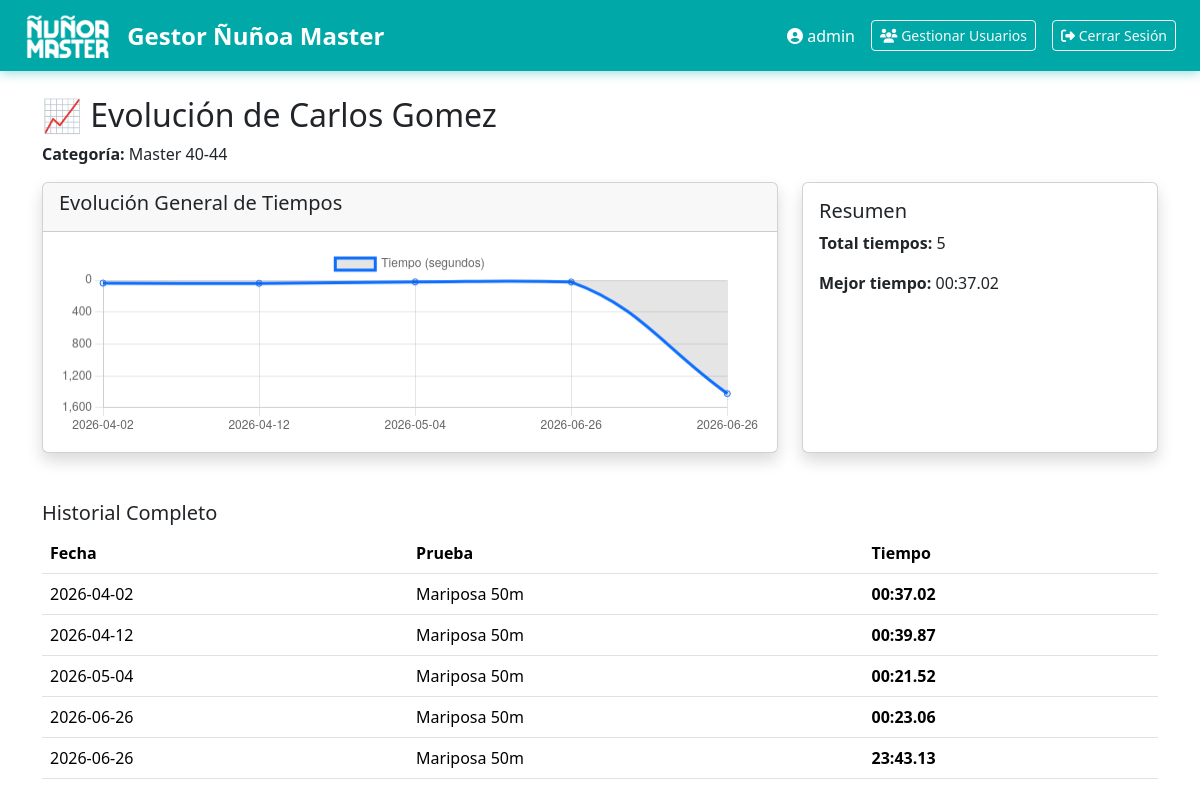
/nadador/1/progreso (signed in), run on the app's committed database.
### tables this page shows
CREATE TABLE nadadores (
                id INTEGER PRIMARY KEY AUTOINCREMENT,
                nombre TEXT NOT NULL,
                apellido TEXT NOT NULL,
                fecha_nacimiento DATE NOT NULL,
                rut TEXT UNIQUE,
                genero TEXT,
                categoria_master TEXT,
                created_at TEXT DEFAULT CURRENT_TIMESTAMP
            );

CREATE TABLE tiempos (
                id INTEGER PRIMARY KEY AUTOINCREMENT,
                nombre_nadador TEXT NOT NULL,
                estilo TEXT NOT NULL,
                distancia INTEGER NOT NULL,
                piscina TEXT DEFAULT '25 metros',
                tiempo TEXT NOT NULL,
                tiempo_segundos REAL NOT NULL,
                fecha DATE NOT NULL,
                created_at TIMESTAMP DEFAULT CURRENT_TIMESTAMP
            );

### app.py (the view)
@app.route('/nadador/<int:nadador_id>/progreso')
@login_required
def progreso_nadador(nadador_id):
    nadador = gestor_nadadores.obtener_nadador(nadador_id)
    if not nadador:
        flash('Nadador no encontrado', 'danger')
        return redirect(url_for('nadadores'))
    nombre_completo = f"{nadador['nombre']} {nadador['apellido']}"
    tiempos = gestor_tiempos.obtener_tiempos_nadador(nombre_completo)
    return render_template('progreso_nadador.html', nadador=nadador, tiempos=tiempos)

### app.py (called while the page is built)
def login_required(f):
    @wraps(f)
    def decorated_function(*args, **kwargs):
        if 'user_id' not in session:
            flash('Debes iniciar sesión', 'danger')
            return redirect(url_for('login'))
        return f(*args, **kwargs)
    return decorated_function

### gestor_nadadores.py (called while the page is built)
    def obtener_nadador(self, nadador_id):
        cursor = self.conn.execute('SELECT * FROM nadadores WHERE id = ?', (nadador_id,))
        row = cursor.fetchone()
        return dict(row) if row else None

### gestor_tiempos_nadadores_master.py (called while the page is built)
    def obtener_tiempos_nadador(self, nombre_completo):
        cursor = self.conn.cursor()
        cursor.execute('''
            SELECT * FROM tiempos
            WHERE LOWER(nombre_nadador) = LOWER(?)
            ORDER BY fecha ASC, tiempo_segundos ASC
        ''', (nombre_completo,))
        return [dict(row) for row in cursor.fetchall()]

### templates/progreso_nadador.html
{% extends 'base.html' %}
{% block content %}
<h2>📈 Evolución de {{ nadador.nombre }} {{ nadador.apellido }}</h2>
<p><strong>Categoría:</strong> {{ nadador.categoria_master }}</p>
<div class="row g-4">
    <div class="col-lg-8">
        <div class="card shadow">
            <div class="card-header">
                <h5>Evolución General de Tiempos</h5>
            </div>
            <div class="card-body">
                <canvas id="generalChart" height="80"></canvas>
            </div>
        </div>
    </div>
    <div class="col-lg-4">
        <div class="card shadow h-100">
            <div class="card-body">
                <h5>Resumen</h5>
                <p><strong>Total tiempos:</strong> {{ tiempos|length }}</p>
                <p><strong>Mejor tiempo:</strong> {{ tiempos[0].tiempo if tiempos else '—' }}</p>
            </div>
        </div>
    </div>
</div>
<h5 class="mt-5">Historial Completo</h5>
<table class="table table-hover">
    <thead>
        <tr>
            <th>Fecha</th>
            <th>Prueba</th>
            <th>Tiempo</th>
        </tr>
    </thead>
    <tbody>
        {% for t in tiempos %}
        <tr>
            <td>{{ t.fecha }}</td>
            <td>{{ t.estilo }} {{ t.distancia }}m</td>
            <td><strong>{{ t.tiempo }}</strong></td>
        </tr>
        {% endfor %}
    </tbody>
</table>
<script>
    const tiempos = {{ tiempos|tojson }};
    // Gráfico General
    new Chart(document.getElementById('generalChart'), {
        type: 'line',
        data: {
            labels: tiempos.map(t => t.fecha),
            datasets: [{
                label: 'Tiempo (segundos)',
                data: tiempos.map(t => t.tiempo_segundos),
                borderColor: '#0d6efd',
                tension: 0.4,
                fill: true
            }]
        },
        options: {
            responsive: true,
            scales: { y: { reverse: true } }
        }
    });
</script>
{% endblock %}

### templates/base.html (shortened to what this page needs)
<!DOCTYPE html>
<html lang="es">
<head>
    <link href="https://cdn.jsdelivr.net/npm/bootstrap@5.3.3/dist/css/bootstrap.min.css" rel="stylesheet">
    <link href="https://cdnjs.cloudflare.com/ajax/libs/font-awesome/6.5.0/css/all.min.css" rel="stylesheet">
</head>
<body>
    <nav class="navbar navbar-dark fixed-top py-2">
        <div class="container-fluid px-4">
           <a href="/" class="d-flex align-items-center text-decoration-none">
                <img src="/static/logo.png" alt="Ñuñoa Master" class="logo-img me-3">
                <span class="text-white fw-bold fs-4">Gestor Ñuñoa Master</span>
            </a>
            <div class="d-flex align-items-center gap-3">
                {% if session.username %}
                    <span class="text-white">
                        <i class="fas fa-user-circle"></i> {{ session.username }}
                    </span>
                    <a href="/admin/usuarios" class="btn btn-outline-light btn-sm">
                        <i class="fas fa-users"></i> Gestionar Usuarios
                    </a>
                    <a href="/logout" class="btn btn-outline-light btn-sm">
                        <i class="fas fa-sign-out-alt"></i> Cerrar Sesión
                    </a>
                {% endif %}
            </div>
        </div>
    </nav>
    <div class="container mt-5 pt-5">
        {% block content %}{% endblock %}
    </div>
</body>
</html>

### templates/base.html (style rules this page uses)
.navbar { background-color: #00a8a8 !important; box-shadow: 0 2px 10px rgba(0, 168, 168, 0.4); }
.logo-img { height: 55px; border-radius: 8px; }

### data on the page
nadadores: nombre "Carlos", apellido "Gomez", categoria_master "Master 40-44"
tiempos: tiempo "00:37.02", fecha "2026-04-02", estilo "Mariposa", distancia "50"
tiempos: fecha "2026-04-12", estilo "Mariposa", distancia "50", tiempo "00:39.87"
tiempos: fecha "2026-05-04", estilo "Mariposa", distancia "50", tiempo "00:21.52"
tiempos: fecha "2026-06-26", estilo "Mariposa", distancia "50", tiempo "00:23.06"
tiempos: fecha "2026-06-26", estilo "Mariposa", distancia "50", tiempo "23:43.13"

### other printed values
{{ session.username }} "admin"
{{ tiempos|length }} "5"
